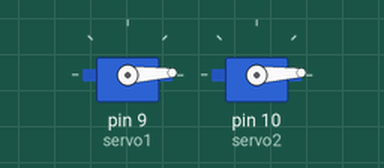
Recording of a sketch running on a simulated Arduino Uno, built with avr-gcc and run on an emulated ATmega328P. Shown: 2 × servo.

Above: at 0.05 s.
At 0.7 s:
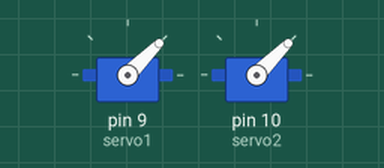
At 1.35 s:
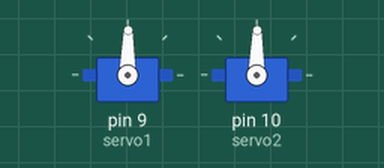
At 2.7 s:
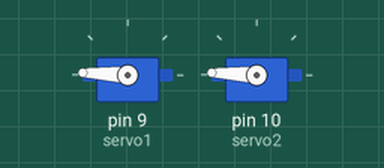
Timing chart, 0 to 6.3 s (numbered marks = the images above):
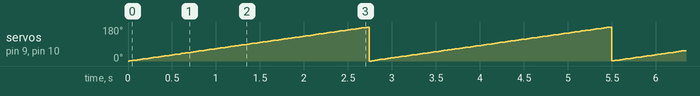

The sketch:

serial_servo.ino
```cpp
#include <Servo.h>	//importa a biblioteca do servo motor

Servo servo1;  		// cria o objeto meuservo
Servo servo2;
int pos=0;

void setup() {
  	servo1.attach(9);  // configura o pino 9 do arduino para o servo motor
	servo2.attach(10);
}

void loop() {

	for (pos = 0; pos<=180; pos++){
		servo2.write(pos);
		servo1.write(pos);

		delay(15);
	}

  	for (pos = 0; pos>=180; pos--){
		servo2.write(pos);
		servo1.write(pos);

		delay(15);
	}
}
```

Measured:
- by itself, servo on pin 9 (servo1), servo on pin 10 (servo2): ramps from 0° to 180° and jumps back, once every 2.8 s
